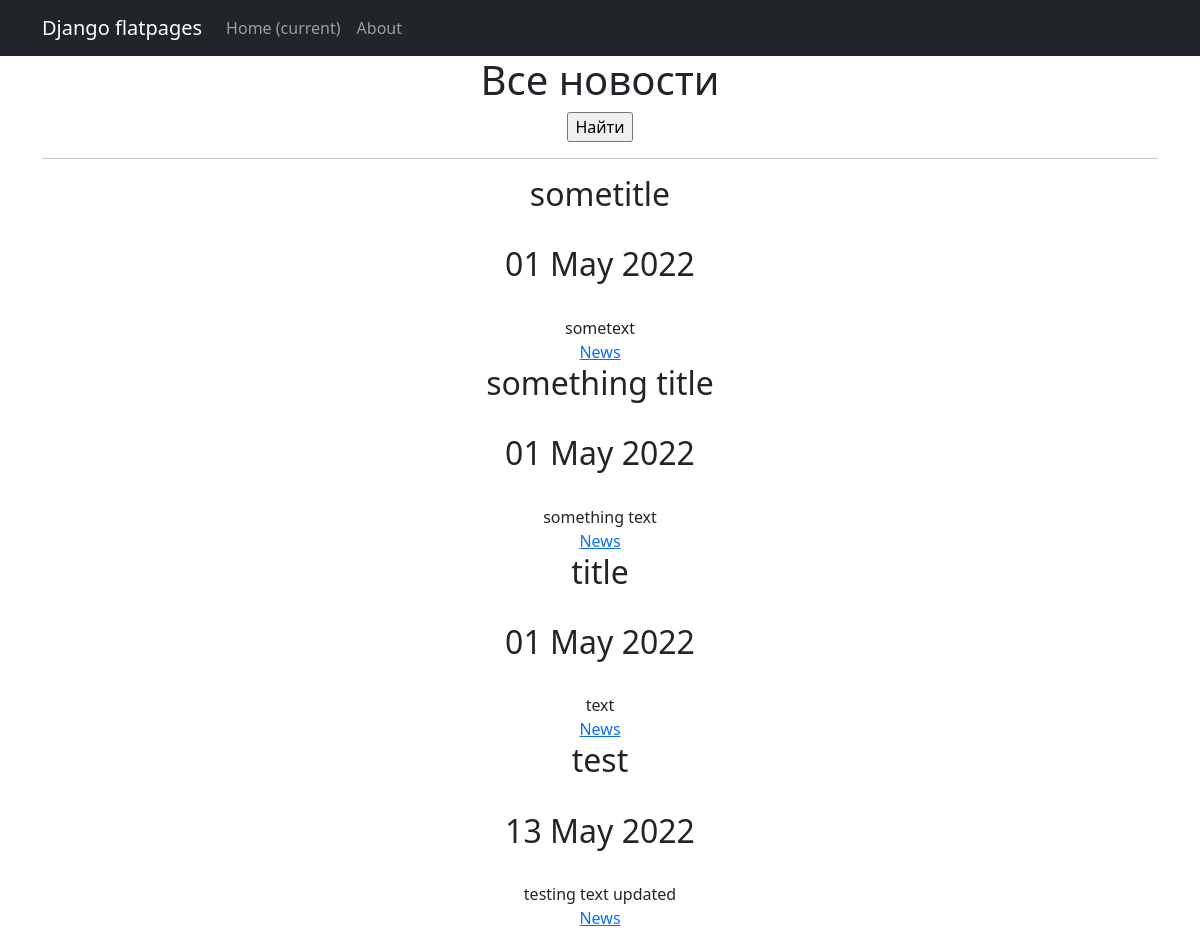
The app's page /news/news_list/ with its own data.
### news/models.py (models this page shows, shortened)
class Post(models.Model):
    author = models.ForeignKey(Author, on_delete=models.CASCADE)
    News = 'NW'
    ARTICLE = 'AR'
    CATEGORY_CHOICES = (
        (News, 'Новость'),
        (ARTICLE, 'Статья'),
    )
    categoryType = models.CharField(max_length=2, choices=CATEGORY_CHOICES, default=ARTICLE)
    dateCreation = models.DateTimeField(auto_now_add=True)
    postCategory = models.ManyToManyField(Category, through='PostCategory')
    title = models.CharField(max_length=128)
    text = models.TextField()
    rating = models.SmallIntegerField(default=0)
    def get_absolute_url(self):
        return reverse('new1', kwargs={'pk': self.pk})

### news/views.py (the view)
# urls.py: path('news/', include('news.urls')),
def news(request):
    posts = Post.objects.all()
    return render(request, 'news.html', context={'posts': posts})

### news/templates/news/news.html (shortened to what this page needs)
{% extends 'news/default.html' %}
{% load custom_filters %}
{% load custom_tags %}
{% block content %}
<h1>Все новости</h1>
<form action="" method="get">
    <input type="submit" value="Найти" />
</form>
<hr>
{% for post in posts %}
    <h2>{{ post.title }}</h2><br>
    <h2>{{ post.dateCreation|date:'d M Y' }}</h2><br>
    {{ post.text|truncatechars:20 }}<br>
    <a href="{{ post.get_absolute_url }}">News</a>
{% endfor %}
<br>
{% endblock content %}

### records on screen
Post: title "sometitle", dateCreation "01 May 2022", text "sometext"
Post: title "something title", dateCreation "01 May 2022", text "something text"
Post: title "title", dateCreation "01 May 2022", text "text"
Post: title "test", dateCreation "13 May 2022", text "testing text updated"
